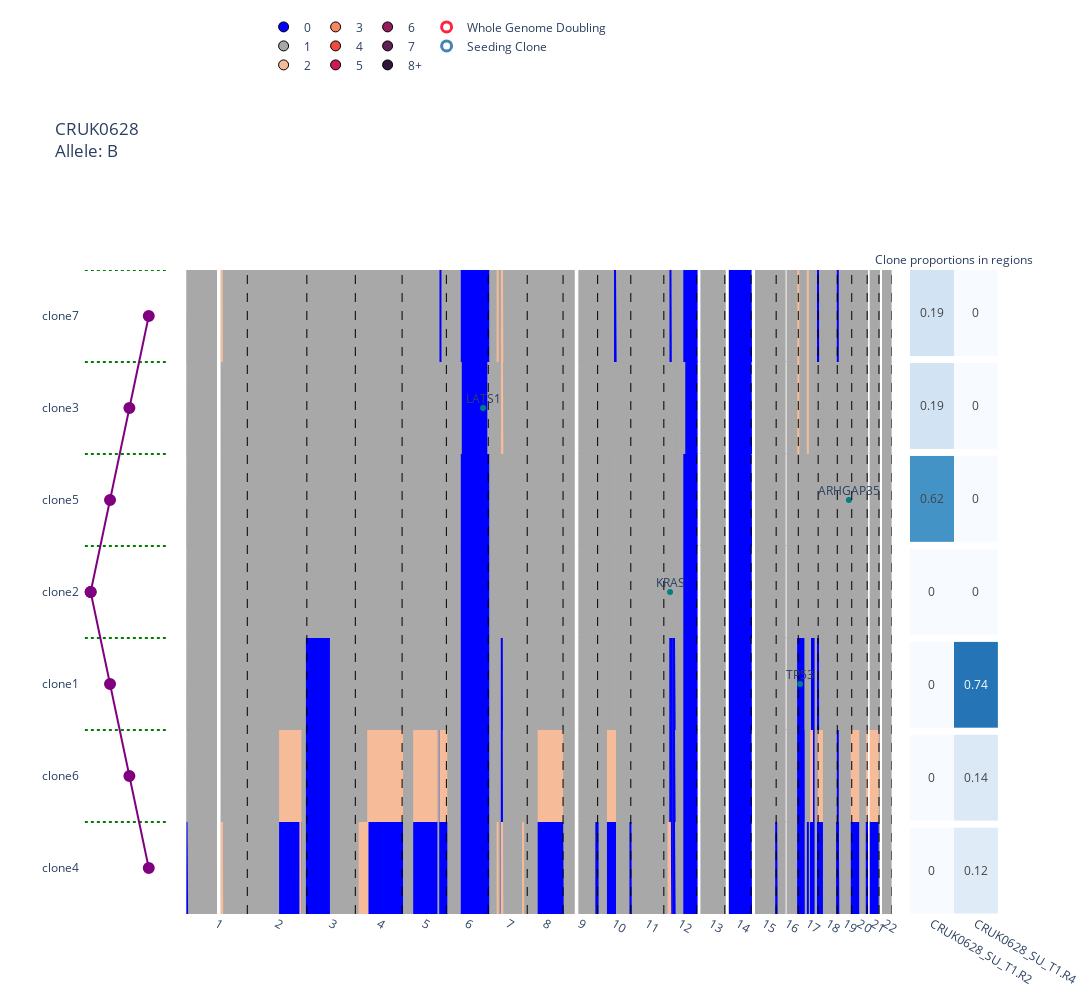

Notebook source saved alongside this figure:
### Code cell
CRUK0628_example_plot_B.show()
